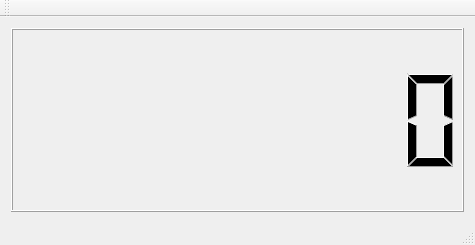
<?xml version="1.0" encoding="UTF-8"?>
<ui version="4.0">
 <class>MainWindow</class>
 <widget class="QMainWindow" name="MainWindow">
  <property name="geometry">
   <rect>
    <x>0</x>
    <y>0</y>
    <width>475</width>
    <height>245</height>
   </rect>
  </property>
  <property name="windowTitle">
   <string>Digital Clock</string>
  </property>
  <widget class="QWidget" name="centralWidget">
   <layout class="QGridLayout" name="gridLayout">
    <item row="0" column="0">
     <widget class="QLCDNumber" name="LCD">
      <property name="digitCount">
       <number>8</number>
      </property>
     </widget>
    </item>
   </layout>
  </widget>
  <widget class="QToolBar" name="mainToolBar">
   <attribute name="toolBarArea">
    <enum>TopToolBarArea</enum>
   </attribute>
   <attribute name="toolBarBreak">
    <bool>false</bool>
   </attribute>
  </widget>
  <widget class="QStatusBar" name="statusBar"/>
 </widget>
 <layoutdefault spacing="6" margin="11"/>
 <resources/>
 <connections/>
</ui>
